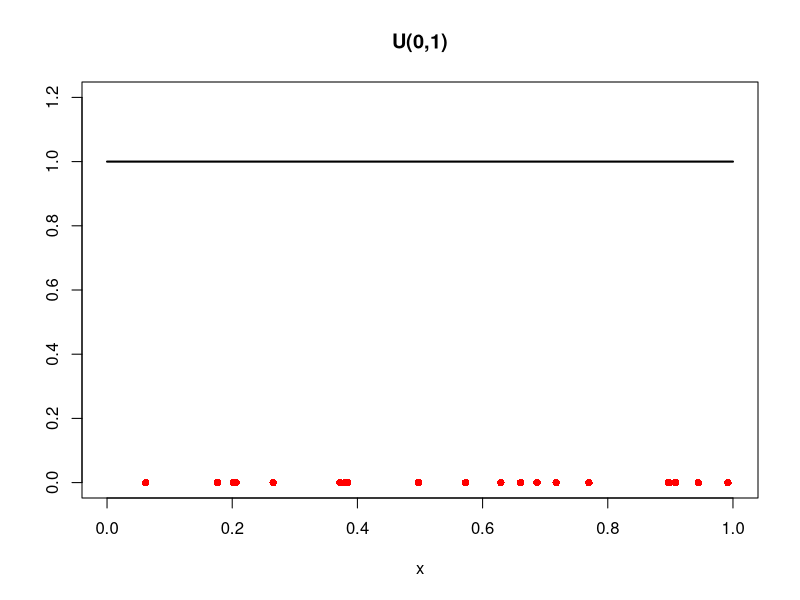
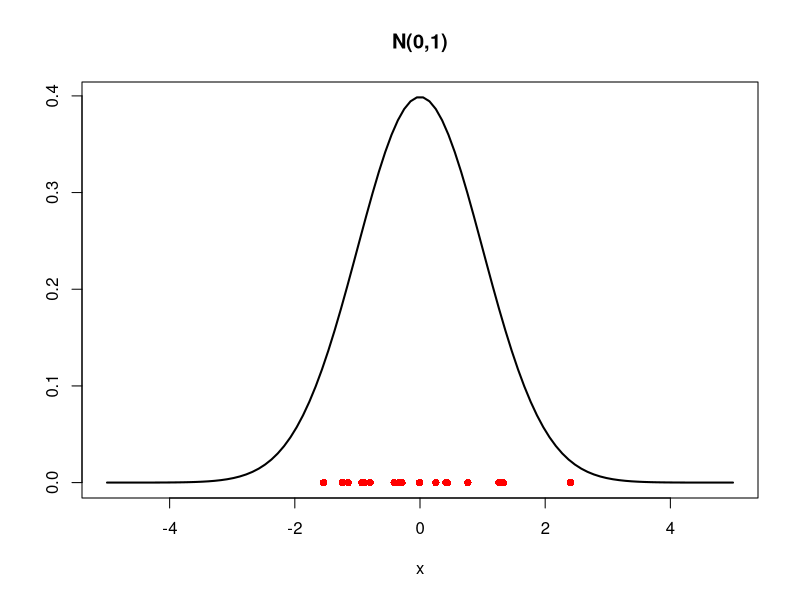
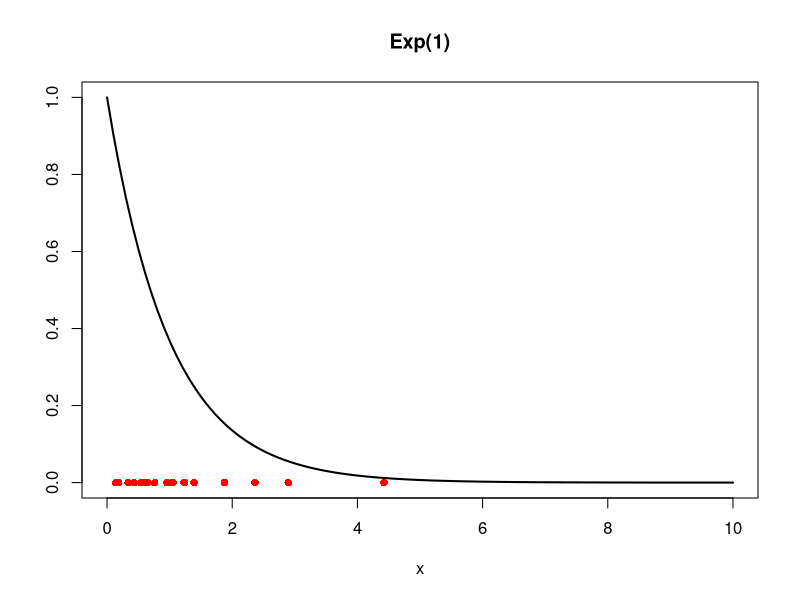
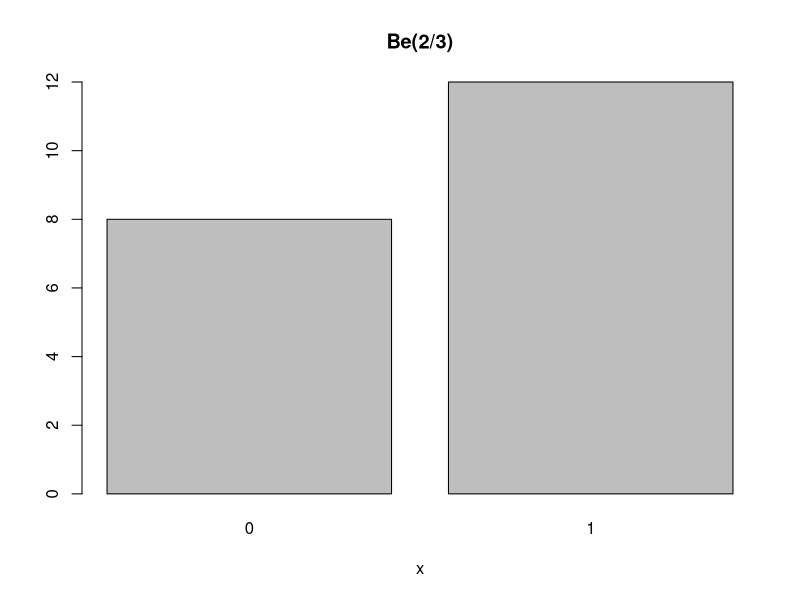
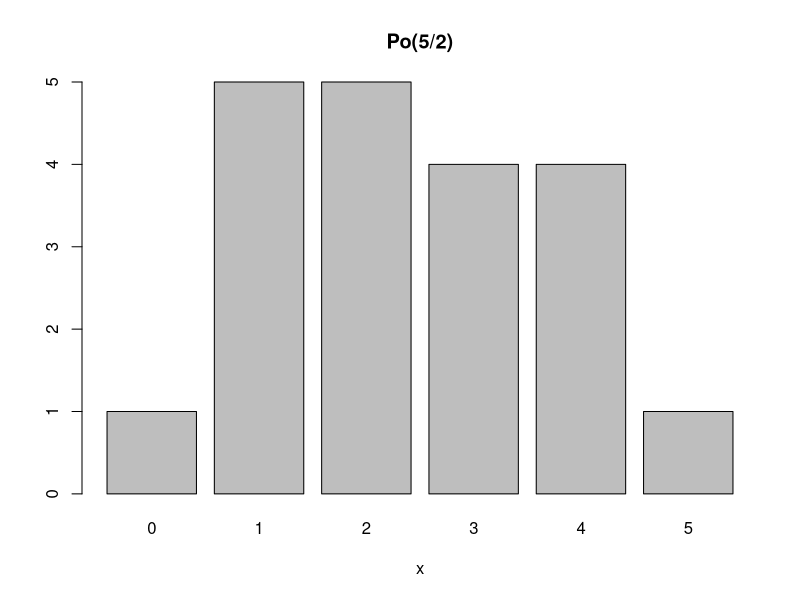
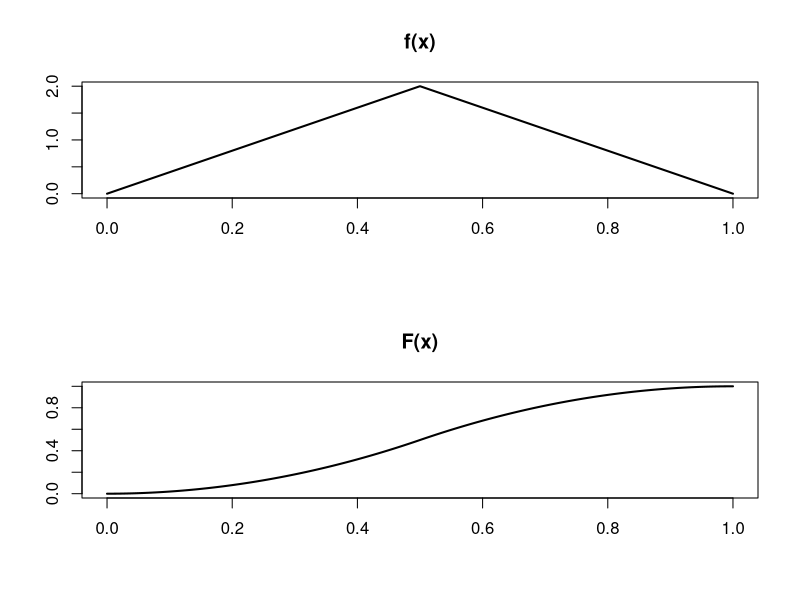
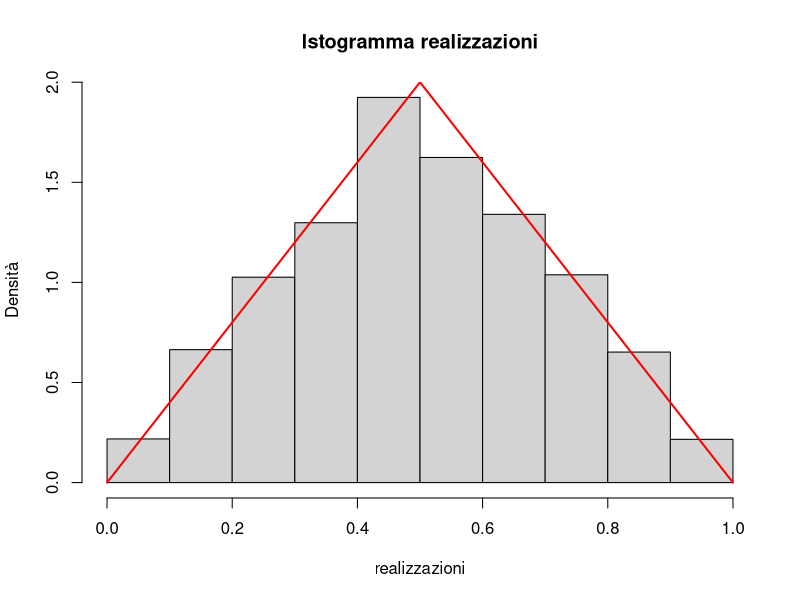
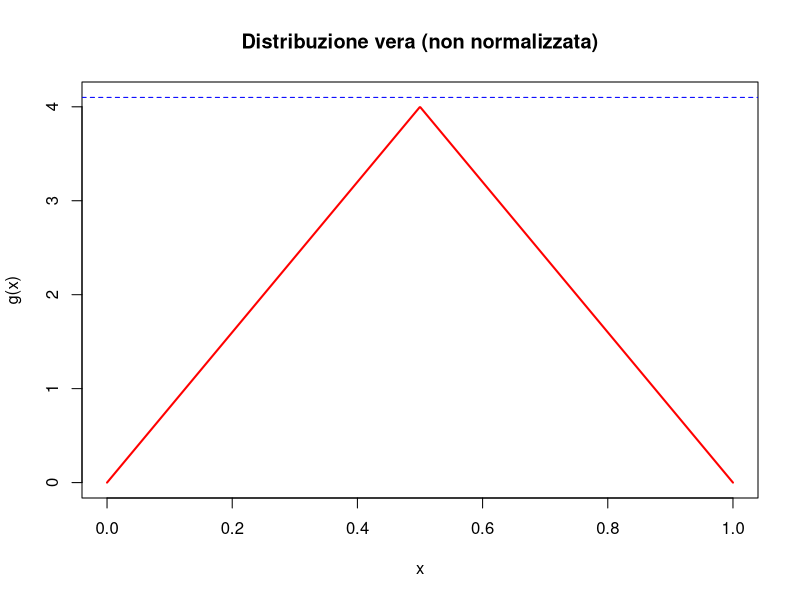

Recreate these plots in R, in order.
#'###########################################################'#
#'#######               LABORATORIO 3                 #######'#
#'#######      CAMPIONAMENTO DI VARIABILI ALEATORIE   #######'#
#'#######         LEGGE DEI GRANDI NUMERI             #######'#
#'#######           INTEGRAZIONE MONTE CARLO          #######'#
# #######        TEOREMA CENTRALE DEL LIMITE          #######'#
#'###########################################################'#

##    0 - CAMPIONAMENTO DI VARIABILI ALEATORIE NOTE  ---------------------------
#    Uniforme, Normale, Esponenziale, Binomiale, Poisson 

rm( list = ls() )
graphics.off()

# Uniforme

# runif(n, a, b)        restituisce n realizzazioni di una U(a,b)
# dunif(x, a, b)        restituisce valore della funzione di Densità di Probabilità 
#                       di una U(a,b) valutata in x
# punif(x, a, b)        restituisce valore della funzione di Ripartizione
#                       di una U(a,b) valutata in x
# qunif(alpha, a, b)    restituisce valore del quantile di ordine alpha
#                       di una U(a,b)

rm(list=ls())
graphics.off()

set.seed(0) # riproducibilità

n = 20
x_unif = runif(n) # n realizzazioni di una U(0,1)
x_ = seq(from=0, to=1, length.out=100)

plot(x_, dunif(x_), type="l", lwd=2, 
     xlab="x",ylab="", main="U(0,1)", ylim=c(0,1.2))
points(x_unif, rep(0,n), pch=16, col="red")

# Normale

# rnorm(n, mu, sd)        restituisce n realizzazioni di una N(mu,sd^2)
# dnorm(x, mu, sd)        restituisce valore della funzione di Densità di Probabilità 
#                       di una N(mu,sd^2) valutata in x
# pnorm(x, mu, sd)        restituisce valore della funzione di Ripartizione
#                       di una N(mu,sd^2) valutata in x
# qnorm(alpha, mu, sd)    restituisce valore del quantile di ordine alpha
#                       di una N(mu,sd^2)

set.seed(0) # riproducibilità

n = 20
x_norm = rnorm(n) # n realizzazioni di una N(0,1)
x_ = seq(from=-5, to=5, length.out=100)

plot(x_, dnorm(x_), type="l", lwd=2, 
     xlab="x",ylab="", main="N(0,1)", ylim=c(0, max(dnorm(x_))))
points(x_norm, rep(0,n), pch=16, col="red")

# Esponenziale

# rexp(n, lambda)        restituisce n realizzazioni di una Exp(lambda)
# dexp(x, lambda)        restituisce valore della funzione di Densità di Probabilità 
#                       di una Exp(lambda) valutata in x
# pexp(x, lambda)        restituisce valore della funzione di Ripartizione
#                       di una Exp(lambda) valutata in x
# qexp(alpha, lambda)    restituisce valore del quantile di ordine alpha
#                       di una Exp(lambda)

set.seed(0) # riproducibilità

n = 20
lambda = 1
x_exp = rexp(n, lambda)     # n realizzazioni di una Exp(lambda)
x_ = seq(from=0, to=10, length.out=100)

plot(x_, dexp(x_,lambda), type="l", lwd=2, 
     xlab="x",ylab="", main="Exp(1)")
points(x_exp, rep(0,n), pch=16, col="red")


# Binomiale
# rbinom(n, N, p)        restituisce n realizzazioni di una Bi(N,p)
# dbinom(x, N, p)        restituisce valore della funzione di Densità di Probabilità 
#                        di una Bi(N,p) valutata in x
# pbinom(x, N, p)         restituisce valore della funzione di Ripartizione
#                         di una Bi(N,p) valutata in x
# qbinom(alpha, mu, sd)   restituisce valore del quantile di ordine alpha
#                         di una Bi(N,p)
# NB. se N == 1 -> Be(p)

set.seed(0) # riproducibilità

n = 20
N = 1
p = 2/3
x_bern = rbinom(n, size=N, prob = p)     # n realizzazioni di una Be(p)

barplot(table(x_bern),
        xlab="x",ylab="", main="Be(2/3)")

# Poisson
# rpois(n, lambda)      restituisce n realizzazioni di una Po(lambda)
# dpois(x, lambda)      restituisce valore della funzione di Densità di Probabilità 
#                        di una Po(lambda) valutata in x
# ppois(x, lambda)         restituisce valore della funzione di Ripartizione
#                         di una Po(lambda) valutata in x
# qpois(alpha, lambda)   restituisce valore del quantile di ordine alpha
#                         di una Po(lambda)

n = 20
lambda = 5/2
x_pois = rpois(n, lambda=lambda)     # n realizzazioni di una Po(lambda)

barplot(table(x_pois),
        xlab="x",ylab="", main="Po(5/2)")

## 1 - CAMPIONAMENTO DI VARIABILI ALEATORIE ------------------------------------
# Metodo della Funzione Inversa & Metodo di Accettazione/Rifiuto

# NB. user-defined function

nome_funzione = function(param1, param2, ...){
  
  #corpo funzione
  
  return(...)
}

somma = function(x = 0, y = 0){
  return(x + y)
}

somma(1,2)


### METODO DELLA FUNZIONE INVERSA ----------------------------------------------

### Esempio 1: Campionamento da v.a. Continua
# Vogliamo campionare da una v.a. che ha funzione di densità
# f(x) = 4x se x in [0, 1/2]; 4(1-x) se x in [0.5,1]

f = function(x){
  risultato = vector(mode="numeric", length = length(x))
  for(i in 1:length(x)){
    if(x[i] >= 0 & x[i] < 0.5) 
      risultato[i] = 4 * x[i]
    else if( x[i] > 0.5 & x[i] <=1) 
      risultato[i] =  4 * (1 - x[i]) 
    }
  return(risultato)
}
# Calcoliamo la funzione di ripartizione
# F(x) = 2x^2 se x in [0, 1/2]; (1-2*(1-x)^2) in (1/2, 1]
F_ = function(x){
  risultato = vector(mode="numeric", length = length(x))
  for(i in 1:length(x)){
    if(x[i] < 0)
      risultato[i] = 0.
    else if(x[i] >= 0 & x[i] < 0.5) 
      risultato[i] = 2 * x[i]^2
    else if( x[i] > 0.5 & x[i] <=1) 
      risultato[i] = 1 - 2 * (1-x[i])^2 
    else if (x[i] > 1)
      risultato[i] =1.
  }
  return(risultato)
} 

x = seq(0,1,length=1000)

dev.new()
par(mfrow=c(2,1))
plot(x, f(x), type="l", lwd=2,
     xlab="", ylab="", main="f(x)")
plot(x, F_(x), type="l", lwd=2,
     xlab="", ylab="", main="F(x)")

# Calcoliamo l' inversa della funzione di ripartizione
# F^-1(x) = sqrt(u/2) se x in [0, 1/2); 1 - sqrt((1-x)/2) se x in [1/2, 1] 
# Se U ~ U[0,1] -> X = F^-1(U) ~ f

F_inv = function(x){
  res = vector(mode="numeric", length = length(x))
  for(i in 1:length(x)){
    if( x[i] >=0 & x[i] < 1/2 ){
      res[i] = sqrt(x[i] / 2)
    }else if( x[i] >1/2 & x[i] <= 1 ){
      res[i] = 1 - sqrt( ( 1 - x[i] ) / 2)
    }
  }
  return(res)
}

# Campioniamo N realizzazioni da una distribuzione uniforme in [0,1]
# e mostriamo che l'istogramma di x = F^-1(u) approssima
# la densita' f.

set.seed(0) # riproducibilità

N = 5000
u = runif(N)

campione = F_inv(u)

# Istogramma realizzazioni con vera Densità
dev.new()
hist(campione, prob=T,
     main="Istogramma realizzazioni", 
     xlab= "realizzazioni", ylab="Densità")
lines(x, f(x), lwd=2, col='red')
# invece di "lines" avremmo potuto utilizzare: 
# points(x_, f, type="l", lwd=2, col="red")

### ACCEPT-REJECT METHOD -------------------------------------------------------

# Esempio 

# Vogliamo campionare da v.a. con densità di probabilità
# g(x) = 2*f(x), dove f(x) è la funzione definita nell'esercizio precedente 
# NB. integrale di g NON è 1
g = function(x){
  return(2*f(x))
}

x = seq(0,1,length=1000)

# Notiamo che g(x) <= M con M = 4.1
M = 4.1

dev.new()
plot(x, g(x), xlab='x', ylab='g(x)', ylim =c(0,4.1),
     main='Distribuzione vera (non normalizzata)', type='l',  lwd=2, col='red')
abline(h=M, lty=2, col='blue')

# Accept-reject loop
# calcoliamo l'efficienza

set.seed(0) # riproducibilità

N = 10000  # numero di realizzazioni
accettati <- vector(mode="numeric", length=N)
rifiutati = 0
for(i in 1:N){
  accetto = FALSE
  while(accetto == FALSE){
    xx = runif(n=1, min=0, max=1) # realizzazione da U[0,1]
    u = runif(n=1, min=0, max=M) # realizzazione da U[0,M]
    if(u <= g(xx) ){
      accettati[i] = xx            # se vale la condizione accetto
      accetto = TRUE               # il valore campionato
    }else{
      rifiutati = rifiutati + 1
    }
  }
}

efficienza = N/(rifiutati + N)
print(efficienza)

# Istogramma delle realizzazioni ottenute 
dev.new()
hist(accettati, ylim=c(0, M), prob=T, ylab="Densità",
     main="Istogramma realizzazioni accettate")
lines(x, g(x), xlab='x', ylab='g(x)', 
      type='l', lwd=2, col='red')
lines(x, f(x), xlab='x', ylab='f(x)', 
      type='l', lwd=2, col='forestgreen')
abline(h=M, lty=2, col='blue')
legend(0.85,3.5, legend = c("g(x)", "f(x)"), 
       lty = 1, lwd=4, 
       col=c("red", "forestgreen"))

# L'istogramma delle realizzazioni ottenute approssima la vera densità
# che non conosciamo in forma chiusa perchè non non sappiamo normalizzare la f(x) 

## 2 - LEGGE DEI GRANDI NUMERI ( LGN ) -----------------------------------------

rm( list = ls())
graphics.off()

# Legge dei grandi numeri:
# Se X1, ..., Xn sono variabili aleatorie indipendenti e identicamente distribuite
# con media mu e varianza finita sigma^2.
# Allora la loro media campionaria ( X1 + ... + Xn )/n
# converge in probabilita' a mu, per n che tende all'infinito.

# Simuliamo n lanci di una moneta truccata in cui la probabilità
# di ottenere testa è 0.7, e studiamo come la proporzione di casi
# in cui si ottiene testa cambi all'aumentare del numero di lanci.
# 
# Per la Legge dei Grandi Numeri ci aspettiamo che la proporzione di lanci
# in cui si ottiene testa (media campionaria degli esiti dei lanci)
# converga al valore teorico 0.7.

# Lancio una moneta: campionamento da una Bernoulli

n = 1000 # Numero di lanci 
p = 0.7  # Probabilita' di successo (successo = esce testa)

set.seed(314159) # riproducibilità risultati

dati.Be = rbinom(n, size = 1, prob = p )
# 'rbinom' genera n osservazioni di una Binom(1, p), quindi di una Be(p).

barplot(table( dati.Be ), main = 
          'Barplot frequenze assolute lanci moneta', 
        ylab = 'Frequenze assolute', 
        names.arg = c( 'Croce', 'Testa' ))

# Calcoliamo la media campionaria delle osservazioni (ovvero la proporzione di successi) 
# dopo 1 lancio, dopo 2 lanci, ... fino a $n$.

#Per calcolare la media campionaria dividiamo la somma cumulata, ottenuta tramite cumsum, 
# per il numero di lanci corrispondente

somma.Be = cumsum(dati.Be)

n.lanci = 1:n
media.camp = somma.Be/n.lanci

# Visualizziamo la media campionaria al variare del numero di lanci
# aggiungiamo una retta orizzontale (rossa) corrispondente al valore teorico di p.
dev.new()
plot(n.lanci, media.camp, type= 'l', lwd= 2,
     main= 'Simulazione: la Legge dei Grandi Numeri', xlab= 'numero lanci',
     ylab= 'proporzione di successi', ylim = c(0,1))
abline(h= p, col= 'red', lty=2, lwd=2)

## 3 - INTEGRAZIONE MONTE-CARLO ----------------------------------------------

# Calcolare integrale di
# f(x) = 4x se x in [0, 1/2]; 4(1-x) se x in [0.5,1] tramite integrazione MC.  

# Si chiede di:
# 1. verificare che l'integrale di $f(x)$ sia approssimativamente uguale a $1$.
# 2. Calcolare approssimativamente media e varianza della variabile aleatoria continua X
#    che ha come funzione di densità di probabilità la funzione f(x).

# Confrontare i risultati ottenuti campioanando i punti per la valutazione 
# da una U(0,1) e da una N(0.5,0.25^2)

# 1. verificare che l'integrale di $f(x)$ sia approssimativamente uguale a $1$.

f = function(x){
  risultato = vector(mode="numeric", length = length(x))
  for(i in 1:length(x)){
    if(x[i] >= 0 & x[i] < 0.5) 
      risultato[i] = 4 * x[i]
    else if( x[i] > 0.5 & x[i] <=1) 
      risultato[i] =  4 * (1 - x[i]) 
  }
  return(risultato)
}

x = seq(0,1,length=1000)
dev.new()
plot(x, f(x), type="l", lwd=2,
     xlab="", ylab="", main="f(x)")

set.seed(123) # riproducibilità
mu = 0.5
sigma = 0.25
n = 100
x_unif = runif(n)                 
x_norm = rnorm(n, mean=mu, sd=sigma)
I_unif = sum( f( x_unif ) )/n
I_norm = sum( f( x_norm ) / dnorm(x_norm, mean=mu, sd=sigma) )/n

I_esatto = 1.

err_unif = abs(I_unif-I_esatto)
err_unif

err_norm = abs(I_norm-I_esatto)
err_norm

# Al variare di n (LGN)
set.seed(123)
n.max = 1000
x_unif = runif(n.max)                 
x_norm = rnorm(n.max, mean=mu, sd=sigma)
n = 1:n.max

I_unif = cumsum(f(x_unif))/n
I_norm = cumsum(f(x_norm)/dnorm(x_norm, mean=mu, sd=sigma)) / n

dev.new()
plot(n, I_unif, type="l", lwd=2, ylab="Approssimazione", xlab='n', 
     col="forestgreen")
points(n, I_norm, type="l", lwd=2, col="blue")
abline(h=I_esatto, col='red', lty=2, lwd=2)
legend(800, 1.2, legend = c("uniforme", "normale"), 
       col=c("forestgreen", "blue"), lty=1, lwd=4)

# 2. Calcolare approssimativamente media e varianza della variabile aleatoria continua X
#    che ha come funzione di densità di probabilità la funzione f(x).
# Nb. f(x) è la densità di una v.a. triangolare di parametri a=0, b=1, c=0.5
#     E[X] = (a+b+c)/3; Var(X) = ((a^2 + b^2 + c^2) - (ac + ab + bc))/18 
a=0; b=1; c=0.5;
media_esatta = (a+b+c)/3
var_esatta = ((a^2 + b^2 + c^2) - (a*c + a*b + b*c))/18

# E[X] = int x f(x) dx
media_unif = cumsum(x_unif * f(x_unif))/n
media_norm = cumsum(x_norm * f(x_norm)/dnorm(x_norm, mean=mu, sd=sigma)) / n

dev.new()
plot(n, media_unif, type="l", lwd=2, col="forestgreen", 
     ylab="Approssimazione", xlab='n', main="Valore Atteso")
points(n, media_norm, type="l", lwd=2, col="blue")
abline(h=media_esatta, col='red', lty=2, lwd=2)
legend(800, 0.6, legend = c("uniforme", "normale"), 
       col=c("forestgreen", "blue"), lty=1, lwd=4)

# Var(X) = E[X^2] -(E[X])^2

# E[X] = int x f(x) dx
momento_secondo_unif = cumsum(x_unif^2 * f(x_unif))/n
momento_secondo_norm = cumsum(x_norm^2 * f(x_norm)/dnorm(x_norm, mean=mu, sd=sigma)) / n

var_unif = momento_secondo_unif - media_unif^2
var_norm = momento_secondo_norm - media_norm^2

dev.new()
plot(n, var_unif, type="l", lwd=2, col="forestgreen", 
     ylab="Approssimazione", xlab='n', main="Varianza")
points(n, var_norm, type="l", lwd=2, col="blue")
abline(h=var_esatta, col='red', lty=2, lwd=2)
legend(800, 0.08, legend = c("uniforme", "normale"), 
       col=c("forestgreen", "blue"), lty=1, lwd=4)

## 5 - TEOREMA CENTRALE DEL LIMITE ( TCL ) -------------------------------------

rm(list = ls())
graphics.off()

# Teorema centrale del limite:
# Se X1, ..., Xn sono variabili aleatorie indipendenti e identicamente distribuite
# con media mu e varianza sigma^2.
# Allora la distribuzione di ( ( X1 + ... + Xn )/n-mu )/( sigma/sqrt( n ) )
# converge alla distribuzione di una normale standard N( 0, 1 ), per n che tende all'infinito.

# Inoltre, per il Teorema Centrale del Limite, la legge della somma di variabili aleatorie 
# indipendenti e identicamente distribuite converge alla distribuzione di una normale 
# di media n*mu e varianza n*sigma^2.
# 
# Studiamo la legge della somma di n variabili aleatorie indipendenti 
# con distribuzione Bernoulli di parametro p=0.7, al variare di n. 
# 
# NB. Si ricordi che nel caso considerato mu=p e sigma^2=p(1-p).
# 
# Per valutare la legge della somma, generiamo un certo numero N 
# di realizzazioni della somma e tracciamo un istogramma che viene confrontato 
# all'andamento della densità di probabilità di una N(np, np(1-p)). 

# NB. Generare $n$ variabili aleatorie Be(p) e calcolarne la somma è equivalente 
#     a generare una Bin(n,p).

# Per ogni valore di n generiamo N=500 realizzazioni di una Bin(n,p)
# in modo da avere N realizzazione della somma di n Bernoulli. 
# I dati generati sono salvati in un'unica matrice N x 4
# in cui la colonna j-esima contiene le N realizzazioni della Bin(n_j,p).

n = c(5, 50, 500, 5000) # Numero di variabili del campione che voglio simulare
p = 0.7 # Probabilita' di successo associata alla Bernoulli
N = 500 # Numero di realizzazioni per ciascuna variabile

set.seed(314159) # riproducibilità risultati

dati= matrix(0, nrow=N, ncol=length(n))
for(i in 1:length(n)){
  dati[,i]= rbinom(N, size= n[i], prob= p)
}

# Verifichiamo graficamente il Teorema Centrale del Limite:
# per ogni n considerato, tracciamo l'istogramma delle realizzazioni ottenute 
# per la somma di Bernoulli e sovrapponiamo la densità 
# di una N(np,np(1-p)).

dev.new()
par(mfrow=c(2,2))

x = seq(min(dati[,1]), max(dati[,1]), .01 )
media = n [ 1 ] * p
devstand = sqrt(n[1]*p*(1-p))
density = dnorm(x, mean= media, sd= devstand )

# Istogramma:
hist( dati[,1], prob = TRUE, main = 'TCL applicato a somma di Bernoulli\n n = 5',
      xlab = 'somma di n bernoulli',
      ylim = c(0,max(max(density), max(hist(dati[ ,1], plot= F)$density))),
      breaks = seq(min(dati[,1])-.5, max(dati[,1])+ .5, by= 1))
lines(x, density, col = 'red', lwd= 2)

x = seq( min(dati[,2]), max(dati[,2]), .01 )
media = n[2]*p
devstand = sqrt(n[2]*p*(1-p))
density = dnorm( x, mean = media, sd = devstand )
hist(dati[,2] , prob = TRUE, main = 'TCL applicato a somma di Bernoulli\n n = 50',
     xlab = 'somma di n bernoulli',
     ylim = c(0, max(max(density),max(hist(dati[,2],plot=F)$density))))
lines( x, density, col= 'red', lwd= 2 )

x = seq(min(dati[,3]), max(dati[,3]), .01 )
media = n[3]*p
devstand= sqrt( n[3]*p*(1-p))
density= dnorm(x, mean = media, sd = devstand)
hist( dati[,3], prob = TRUE, main = 'TCL applicato a somma di Bernoulli\n n = 500',
      xlab = 'somma di n bernoulli',
      ylim = c(0, max( max( density), max(hist(dati[,3], plot=F)$density))))
lines( x, density, col= 'red', lwd= 2)

x = seq(min(dati[,4]), max(dati[,4]), .01 )
media = n[4]*p
devstand = sqrt( n[4]*p*(1-p))
density = dnorm(x, mean = media, sd = devstand )
hist( dati[,4], prob = TRUE, main = 'TCL applicato a somma di Bernoulli\n n = 5000',
      xlab = 'somma di n bernoulli',
      ylim = c(0, max(max(density), max(hist(dati[,4], plot=F)$density))))
lines( x, density, col= 'red', lwd= 2)

# Si noti che per n grande risulta sempre meno evidente 
# la distinzione fra l'andamento dei quantili empirici della somma di Bernoulli 
# e quelli di una distribuzione gaussiana.


# Consideriamo la Media Campionaria delle n Bernoulli.
# Valutiamo al crescere di n l'approssimazione della Media Campionaria 
# con una Normale N(p,p(1-p)/n)

mean_ = matrix(0,nrow=N,ncol=length(n))

for(j in 1:length(n))
  mean_[,j]= dati[,j]/n[j]
mu = p
var = p*(1-p)

x_ = seq(from=0,to=1, length.out=1000)

dev.new()
par(mfrow=c(2,2))
for(i in 1:length(n)){
  density = dnorm(x_, mean=mu, sd=sqrt(var/n[i]))
  hist(mean_[,i], probability = TRUE,
       xlab="p", main=paste('TCL: Media Campionaria di Bernoulli\n','n = ',n[i],sep=""),
       xlim = c(0,1),
       ylim = c( 0, max(max(density),max(hist(mean_[,i],plot=F)$density))))
  lines(x_, density, col="red", lwd=2)
}
